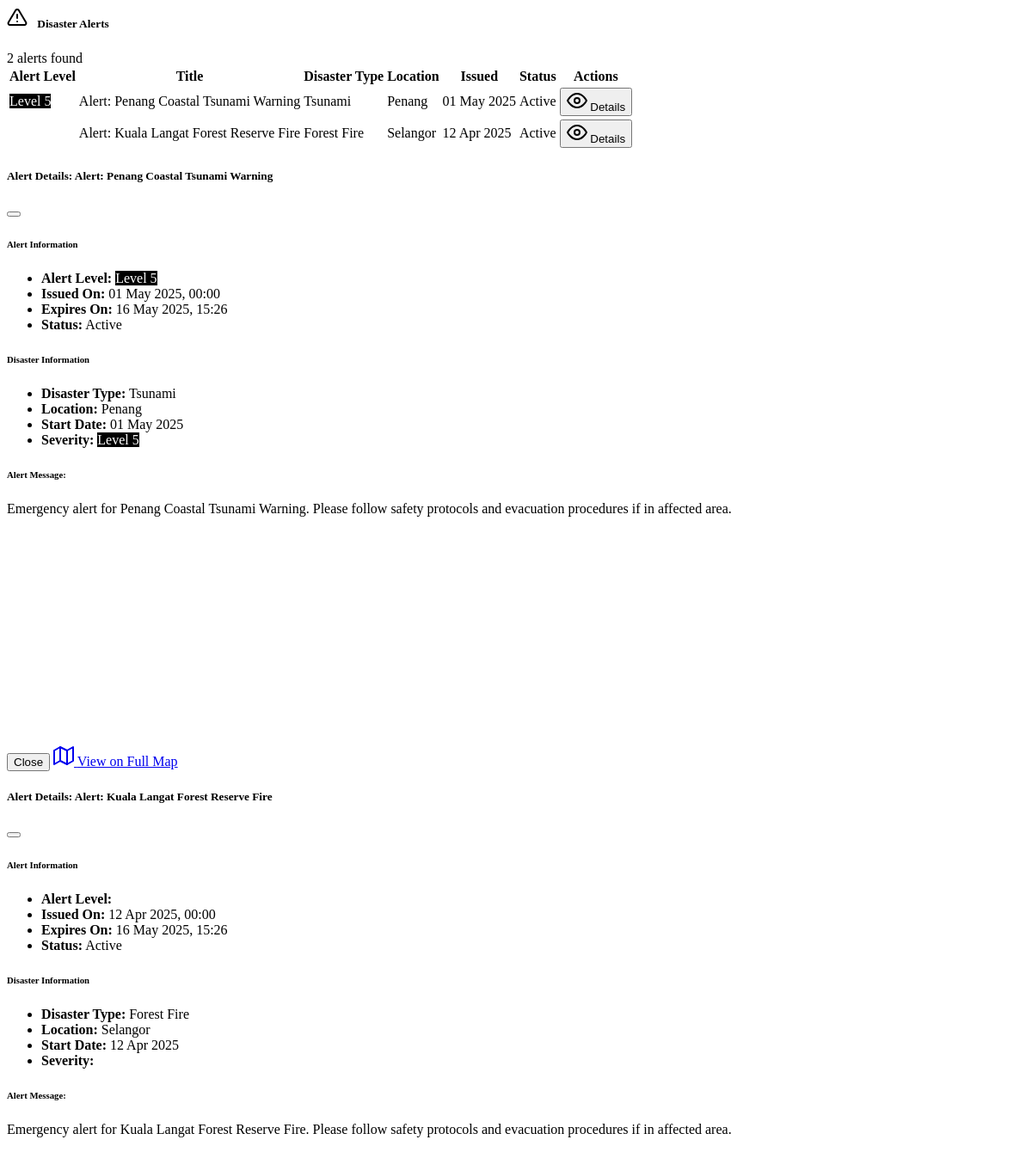
Before: /alerts (middle part) with the older database file.
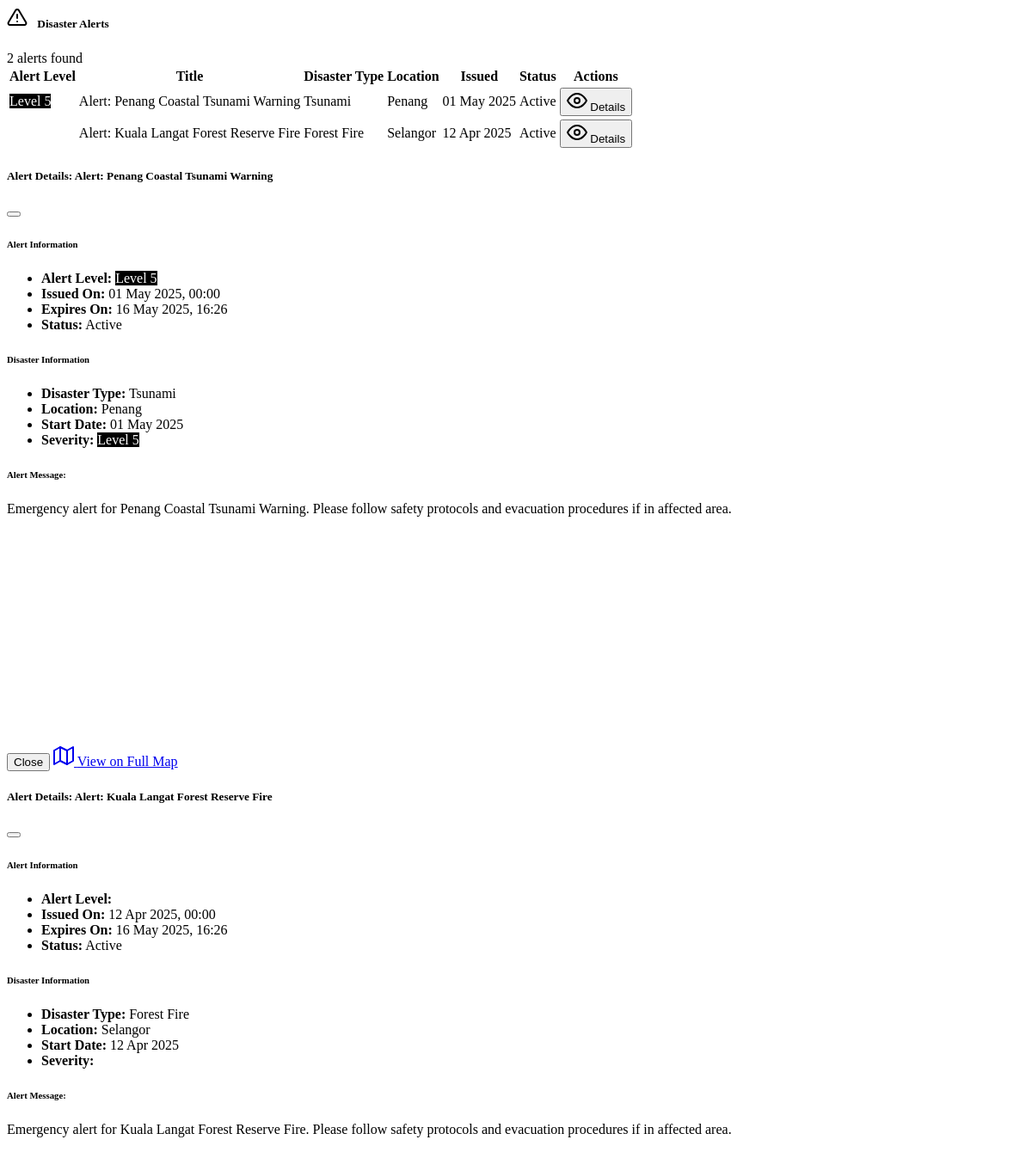
After: the same page with the newer database file.
### models.py (models this page shows, shortened)
class DisasterAlert(db.Model):
    id = db.Column(db.Integer, primary_key=True)
    disaster_id = db.Column(db.Integer, db.ForeignKey('disaster.id'), nullable=False)
    disaster = db.relationship('Disaster')
    title = db.Column(db.String(100), nullable=False)
    message = db.Column(db.Text, nullable=False)
    alert_level = db.Column(db.Integer, nullable=False)  # 1-5 (5 being most severe)
    issued_at = db.Column(db.DateTime, default=datetime.utcnow)
    expires_at = db.Column(db.DateTime)
    is_active = db.Column(db.Boolean, default=True)

class DisasterType(db.Model):
    id = db.Column(db.Integer, primary_key=True)
    name = db.Column(db.String(50), nullable=False, unique=True)
    description = db.Column(db.Text)
    disasters = db.relationship('Disaster', backref='type', lazy=True)

class State(db.Model):
    id = db.Column(db.Integer, primary_key=True)
    name = db.Column(db.String(50), nullable=False, unique=True)
    disasters = db.relationship('Disaster', backref='state', lazy=True)
    risk_assessments = db.relationship('RiskAssessment', backref='state', lazy=True)

class Disaster(db.Model):
    id = db.Column(db.Integer, primary_key=True)
    disaster_type_id = db.Column(db.Integer, db.ForeignKey('disaster_type.id'), nullable=False)
    state_id = db.Column(db.Integer, db.ForeignKey('state.id'), nullable=False)
    title = db.Column(db.String(100), nullable=False)
    description = db.Column(db.Text)
    start_date = db.Column(db.DateTime, nullable=False)
    end_date = db.Column(db.DateTime)
    is_active = db.Column(db.Boolean, default=True)
    magnitude = db.Column(db.Float)  # For earthquakes
    depth = db.Column(db.Float)      # For tsunamis (in cm)
    area_affected = db.Column(db.Float)  # For floods, forest fires (in sq km)
    severity = db.Column(db.Integer)  # 1-5 (5 being most severe)
    latitude = db.Column(db.Float)
    longitude = db.Column(db.Float)
    source = db.Column(db.String(100))
    source_url = db.Column(db.String(255))
    created_at = db.Column(db.DateTime, default=datetime.utcnow)
    updated_at = db.Column(db.DateTime, default=datetime.utcnow, onupdate=datetime.utcnow)

### routes.py (the view)
@app.route('/alerts')
def alerts_page():
    disaster_types = DisasterType.query.all()
    states = State.query.all()
    disaster_type_id = request.args.get('disaster_type', type=int)
    state_id = request.args.get('state', type=int)
    active_only = request.args.get('active_only', type=bool, default=True)
    query = DisasterAlert.query.join(Disaster)
    if disaster_type_id:
        query = query.filter(Disaster.disaster_type_id == disaster_type_id)
    if state_id:
        query = query.filter(Disaster.state_id == state_id)
    if active_only:
        query = query.filter(DisasterAlert.is_active == True)
    alerts = query.order_by(DisasterAlert.issued_at.desc()).all()
    return render_template('alerts.html',
                           alerts=alerts,
                           disaster_types=disaster_types,
                           states=states,
                           selected_disaster_type=disaster_type_id,
                           selected_state=state_id,
                           active_only=active_only)

### routes.py (called while the page is built)
@app.template_global()
def now():
    return datetime.utcnow()

### templates/alerts.html (shortened to what the changed rows need)
{% extends 'base.html' %}
{% block content %}
<div class="row">
    <div class="col-12">
        <div class="card border-0 shadow-sm">
            <div class="card-body">
                {% if alerts %}
                <div class="table-responsive">
                    <table class="table table-hover align-middle">
                        <thead>
                            <tr>
                                <th scope="col">Alert Level</th>
                                <th scope="col">Title</th>
                                <th scope="col">Disaster Type</th>
                                <th scope="col">Location</th>
                                <th scope="col">Issued</th>
                                <th scope="col">Status</th>
                                <th scope="col">Actions</th>
                            </tr>
                        </thead>
                        <tbody>
                            {% for alert in alerts %}
                            <tr>
                                <td>
                                    <span class="badge risk-{{ alert.alert_level }}">Level {{ alert.alert_level }}</span>
                                </td>
                                <td>{{ alert.title }}</td>
                                <td>{{ alert.disaster.type.name }}</td>
                                <td>{{ alert.disaster.state.name }}</td>
                                <td>{{ alert.issued_at.strftime('%d %b %Y') }}</td>
                                <td>
                                    {% if alert.is_active %}
                                    <span class="badge bg-danger">Active</span>
                                    {% else %}
                                    <span class="badge bg-secondary">Expired</span>
                                    {% endif %}
                                </td>
                                <td>
                                    <button class="btn btn-sm btn-outline-info"
                                            data-bs-toggle="modal"
                                            data-bs-target="#alertModal{{ alert.id }}">
                                        <i data-feather="eye" class="feather-sm"></i>
                                        Details
                                    </button>
                                </td>
                            </tr>
                            {% endfor %}
                        </tbody>
                    </table>
                </div>
                {% else %}
                <div class="alert alert-info mb-0">
                    <i data-feather="info" class="me-2"></i>
                    No alerts found matching your criteria. Try adjusting your filters.
                </div>
                {% endif %}
            </div>
        </div>
    </div>
</div>
{% for alert in alerts %}
<div class="modal fade" id="alertModal{{ alert.id }}" tabindex="-1" aria-labelledby="alertModalLabel{{ alert.id }}" aria-hidden="true">
    <div class="modal-dialog modal-lg">
        <div class="modal-content">
            <div class="modal-header">
                <h5 class="modal-title" id="alertModalLabel{{ alert.id }}">Alert Details: {{ alert.title }}</h5>
                <button type="button" class="btn-close" data-bs-dismiss="modal" aria-label="Close"></button>
            </div>
            <div class="modal-body">
                <div class="row mb-3">
                    <div class="col-md-6">
                        <h6>Alert Information</h6>
                        <ul class="list-group list-group-flush">
                            <li class="list-group-item bg-transparent">
                                <strong>Alert Level:</strong>
                                <span class="badge risk-{{ alert.alert_level }}">Level {{ alert.alert_level }}</span>
                            </li>
                            <li class="list-group-item bg-transparent">
                                <strong>Issued On:</strong> {{ alert.issued_at.strftime('%d %b %Y, %H:%M') }}
                            </li>
                            <li class="list-group-item bg-transparent">
                                <strong>Expires On:</strong>
                                {% if alert.expires_at %}
                                    {{ alert.expires_at.strftime('%d %b %Y, %H:%M') }}
                                {% else %}
                                    Until further notice
                                {% endif %}
                            </li>
                            <li class="list-group-item bg-transparent">
                                <strong>Status:</strong>
                                {% if alert.is_active %}
                                    <span class="badge bg-danger">Active</span>
                                {% else %}
                                    <span class="badge bg-secondary">Expired</span>
                                {% endif %}
                            </li>
                        </ul>
                    </div>
                    <div class="col-md-6">
                        <h6>Disaster Information</h6>
                        <ul class="list-group list-group-flush">
                            <li class="list-group-item bg-transparent">
                                <strong>Disaster Type:</strong> {{ alert.disaster.type.name }}
                            </li>
                            <li class="list-group-item bg-transparent">
                                <strong>Location:</strong> {{ alert.disaster.state.name }}
                            </li>
                            <li class="list-group-item bg-transparent">
                                <strong>Start Date:</strong> {{ alert.disaster.start_date.strftime('%d %b %Y') }}
                            </li>
                            <li class="list-group-item bg-transparent">
                                <strong>Severity:</strong>
                                <span class="badge risk-{{ alert.disaster.severity }}">Level {{ alert.disaster.severity }}</span>
                            </li>
                        </ul>
                    </div>
                </div>
                <div class="alert alert-secondary mb-4">
                    <h6 class="alert-heading">Alert Message:</h6>
                    <p class="mb-0">{{ alert.message }}</p>
                </div>
                <div class="row">
                    <div class="col-12">
                        <div id="alert-map-{{ alert.id }}" style="height: 250px;"></div>
                    </div>
                </div>
            </div>
            <div class="modal-footer">
                <button type="button" class="btn btn-secondary" data-bs-dismiss="modal">Close</button>
                <a href="{{ url_for('map_page') }}?disaster_type={{ alert.disaster.disaster_type_id }}&state={{ alert.disaster.state_id }}"
                   class="btn btn-primary">
                    <i data-feather="map" class="feather-sm me-1"></i>
                    View on Full Map
                </a>
            </div>
        </div>
    </div>
</div>
{% endfor %}
{% endblock %}

Changed rows visible on the page:
changed DisasterAlert "Alert: Penang Coastal Tsunami Warning": expires_at "16 May 2025, 15:26" → "16 May 2025, 16:26"
changed DisasterAlert "Alert: Kuala Langat Forest Reserve Fire": expires_at "16 May 2025, 15:26" → "16 May 2025, 16:26"
